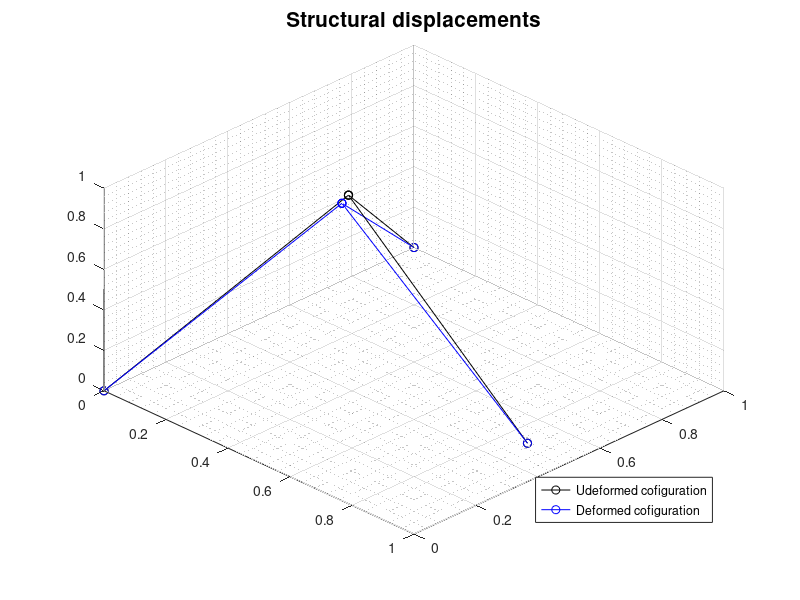
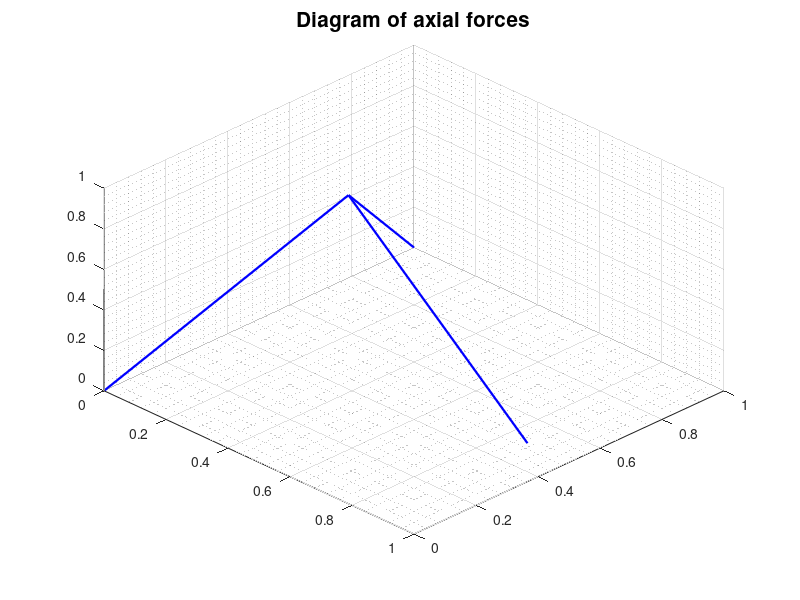

Here is the MATLAB script that generated these plots, in order:
%%% Cleaning memory %%% 
clear;
clc;
%%% 3D truss structure %%%

% --- Nodal coordinates --- %
%       xi yi zi 
nodes = [0 0 0;                         % node 1 
        0 1 0;                          % node 2    
        sqrt(3)/2 0.5 0;                % node 3 
        0.5/sqrt(3) 0.5 sqrt(2/3)];     % node 4 
n = size(nodes,1);                      % number of nodes

% --- Elements --- %
%           i  j  EA      we assume a nominal EAo=1 
% --- Elements --- %
%      i j EA adT   
elem = [1 4 1 0;          % element 1
        4 2 1 0.05;          % element 2
        4 3 1 0];         % element 3
m = size(elem,1);       % number of elements 

% --- Stiffness matrix --- %
K = zeros(3*n,3*n);     % initialization;  
fT = zeros(3*n,1);   % initialization 

% assembly; 
for q = 1:m 
    i = elem(q,1); xi = nodes(i,1); yi = nodes(i,2); zi = nodes(i,3); % extracting the coordinates of the nodes of pertinence 
    j = elem(q,2); xj = nodes(j,1); yj = nodes(j,2); zj = nodes(j,3); 
    L = norm([xj;yj;zj]-[xi;yi;zi]);  Lv(q)=L; 
    kq = elem(q,3)/L;  % stiffness 
    kv(q) = kq; 
    qv = ([xj;yj;zj]-[xi;yi;zi])/L; 
    Ne = (kq*[-qv;qv]); 
    Nev(q,:) = Ne; 
    Ke = 1/kq*Ne*Ne'; 
    edofs = [3*i-2,3*i-1,3*i,3*j-2,3*j-1,3*j];
    fT(edofs) = fT(edofs)+elem(q,4)*L*Ne;  % the vector fT relaed to element q is fT=aDTq*L*Ne, with aDTq =elem(q,4) (*) 
    K(edofs,edofs) = K(edofs,edofs)+Ke;  
end

% --- Boundary conditions --- %
fix_nod = [1 2 3];  % nodes that are fixed 
fix_dofs = [];         % initialize the vector of constrained dofs 
for nod = 1:size(fix_nod,2)  % for any single fixed node 
    ii = fix_nod(nod);             % ii is the number of the fixed node considered (ii=1,2,3) 
    fix_dofs = [fix_dofs 3*ii-2 3*ii-1 3*ii]; % assembly of the vector of fixed nodes, the dofs of node ii are: [3*ii-2,3*ii-1,3*ii] 
end 
free_dofs = setdiff([1:3*n],fix_dofs);  % the total number of dofs is 3*n (3 per node);  
                                                          % this function curtails the dofs that are not constrained 
% --- Loads --- %
Po = 0.01; 
f = zeros(3*n,1); 
f(3*n) = -Po; 
K_free=K(free_dofs,free_dofs); 

% --- Solution --- %
u = zeros(3*n,1);   % the function 'zeros' gives a matrix by defauls, if one of the sizes is 1, that gives a tensor 
u(free_dofs) = K(free_dofs,free_dofs)\(f(free_dofs)+fT(free_dofs)); 

% --- Plot results --- %
figure(1)
hold on 
grid on  
grid minor 
figure(2) 
hold on 
grid on 
grid minor 
for q =1:m 
    i = elem(q,1); j = elem(q,2);    
    xi = nodes(i,1); yi = nodes(i,2); zi = nodes(i,3);     % undeformed configuration  
    xj = nodes(j,1); yj = nodes(j,2); zj = nodes(j,3);  
    xid = xi+u(3*i-2); yid = yi+u(3*i-1); zid = zi+u(3*i); % deformed configuration 
    xjd = xj+u(3*j-2); yjd = yj+u(3*j-1); zjd = zj+u(3*j); 
    figure(1)  
    hold on 
    %      undeformed;               deformed;   
    plot3([xi,xj],[yi,yj],[zi,zj],'k-o',[xid,xjd],[yid,yjd],[zid,zjd],'b-o') 
    figure(2) 
    Neq = Nev(q,:); 
    edofs = [3*i-2,3*i-1,3*i,3*j-2,3*j-1,3*j]; 
    Nq = Neq*u(edofs)-kv(q)*elem(q,4)*Lv(q); 
    Nv(q) = Nq; 
    if Nq > 0  
        plot3([xi,xj],[yi,yj],[zi,zj],'r','LineWidth',Nq*400) % If the axial force is positive (tension) the color of the line is red;  
                                                                                 % The thickness of the line is proportional to the magnitude of the force; 
    elseif Nq < 0 
        plot3([xi,xj],[yi,yj],[zi,zj],'b','LineWidth',abs(Nq)*400) % If the axial force is negative (compression), the color of the line is blue; 
    end 
end 
figure(1) 
view(45,45) 
title('Structural displacements','fontsize',15) 
legend({'Udeformed cofiguration','Deformed cofiguration'},'Location','southeast') 
figure(2) 
view(45,45) 
title('Diagram of axial forces','fontsize',15); 